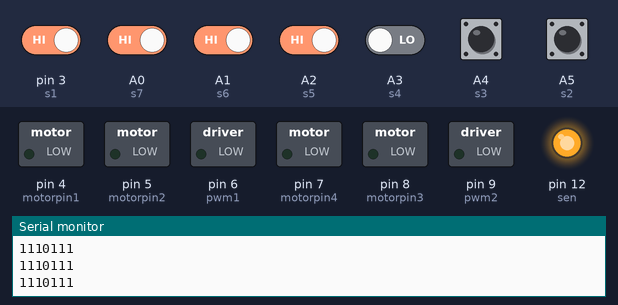
The sketch below on a simulated Arduino Uno, built with avr-gcc and run on an emulated ATmega328P. On the bench: switched loads named in the sketch (green lamp = pin HIGH), output pins drawn as LEDs (lit = HIGH), the last lines printed to the serial monitor. Inputs (shaded band) come from the test bench; at power-on: A0 (s7), A1 (s6), A2 (s5), A4 (s3), A5 (s2), pin 3 (s1) HIGH, A3 (s4) LOW.

Above: at 1.2 s.
1.3 s: A3 (s4) driven HIGH
At 1.8 s:
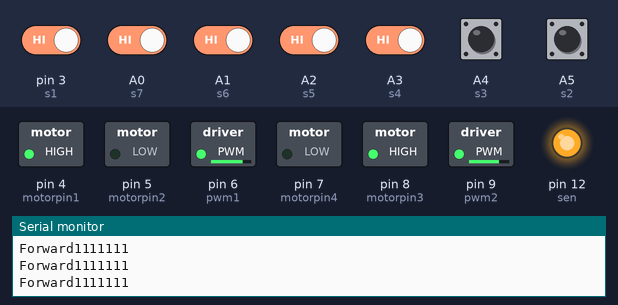
8.8 s: pin 3 (s1) driven LOW and A0 (s7) driven LOW and A1 (s6) driven LOW and A2 (s5) driven LOW and A3 (s4) driven LOW
At 9.1 s:
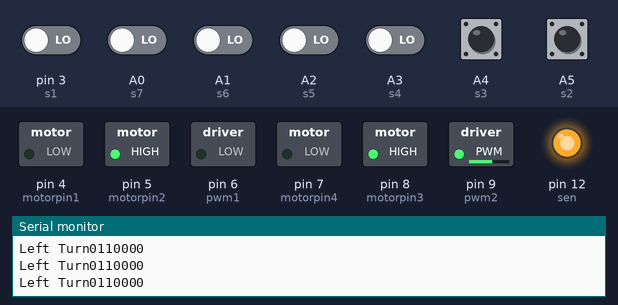
Timing chart, 0 to 11.8 s (numbered marks = the images above; inputs shaded):
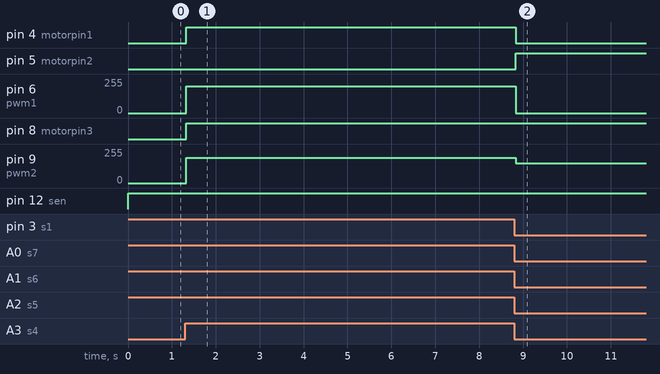

Measured:
- after the input at 1.3 s, pin 4 (motorpin1), pin 8 (motorpin3): LOW → HIGH at once; pin 6 (pwm1): 0/255 → 200/255 at once; pin 9 (pwm2): 0/255 → 190/255 at once
- after the input at 8.8 s, pin 4 (motorpin1): HIGH → LOW at once; pin 5 (motorpin2): LOW → HIGH at once; pin 6 (pwm1): 200/255 → 0/255 at once; pin 9 (pwm2): 190/255 → 147/255 at once

The sketch:

IR7_Hard_Code_bLaCk.ino
```cpp
int motorpin1 = 4;       //green
int motorpin2 = 5;      //blue                                      // LEFT motor pin and pwm
int pwm1 = 6;          // purple

int motorpin3 = 8;      //white
int motorpin4 = 7;      //gray
int pwm2 = 9;          //black                                     // RIGHT motor pin and pwm

int s7 = A0;
int s6 = A1;
int s5 = A2;
int s4 = A3;
int s3 = A4;
int s2 = A5;
int s1 = 3;
int sen= 12;   //brown


void setup() {

  Serial.begin(9600);

  pinMode(s1, INPUT);
  pinMode(s2, INPUT);
  pinMode(s3, INPUT);
  pinMode(s4, INPUT);
  pinMode(s5, INPUT);
  pinMode(s6, INPUT);
  pinMode(s7, INPUT);
  pinMode(sen, OUTPUT);

  pinMode(motorpin1, OUTPUT);
  pinMode(motorpin2, OUTPUT);
  pinMode(motorpin3, OUTPUT);
  pinMode(motorpin4, OUTPUT);
  pinMode(pwm1, OUTPUT);
  pinMode(pwm2, OUTPUT);
}


void loop() {
  analogWrite(sen, 255);

  int  a1, a2, a3, a4, a5, a6, a7;
  a1=digitalRead(s1);
  a2=digitalRead(s2);
  a3=digitalRead(s3);
  a4=digitalRead(s4);
  a5=digitalRead(s5);
  a6=digitalRead(s6);
  a7=digitalRead(s7);

  Serial.print(a1);
  Serial.print(a2);
  Serial.print(a3);
  Serial.print(a4);
  Serial.print(a5);
  Serial.print(a6);
  Serial.print(a7);
  Serial.println("   ");

//////////////////////////////BLACK LINE

  if((a1==0 && a2==0 && a3==0 && a4==1 && a5==0 && a6==0 && a7==0) ||

     (a1==0 && a2==0 && a3==1 && a4==1 && a5==1 && a6==0 && a7==0) ||
     (a1==1 && a2==1 && a3==1 && a4==1 && a5==1 && a6==1 && a7==1) )

  {
    Serial.print("Forward");
    forward();
  }

  else if((a1==1 && a2==1 && a3==1 && a4==1 && a5==0 && a6==0 && a7==0) ||
     (a1==1 && a2==1 && a3==1 && a4==0 && a5==0 && a6==0 && a7==0) ||
     (a1==0 && a2==0 && a3==1 && a4==1 && a5==0 && a6==0 && a7==0) ||
     ((a1==1||a2==1||a3==1)&&(a4==0 && a5==0 && a6==0 && a7==0)) ||

     (a1==0 && a2==1 && a3==0 && a4==1 && a5==0 && a6==0 && a7==0) ||     // LEFT ANGULAR TURNS
     (a1==1 && a2==1 && a3==0 && a4==1 && a5==0 && a6==0 && a7==0) ||
     (a1==1 && a2==0 && a3==0 && a4==1 && a5==0 && a6==0 && a7==0) )

    {
    Serial.print("Left Turn");
    leftTurn();
  }

  else if((a1==0 && a2==0 && a3==0 && a4==1 && a5==1 && a6==1 && a7==1) ||
     (a1==0 && a2==0 && a3==0 && a4==0 && a5==1 && a6==1 && a7==1) ||
     (a1==0 && a2==0 && a3==0 && a4==1 && a5==1 && a6==0 && a7==0) ||
     ((a1==0 && a2==0 && a3==0 && a4==0)&&(a5==1 || a6==1 || a7==1))||

     (a1==0 && a2==0 && a3==0 && a4==1 && a5==0 && a6==1 && a7==0) ||     // RIGHT ANGULAR TURNS
     (a1==0 && a2==0 && a3==0 && a4==1 && a5==0 && a6==1 && a7==1) ||
     (a1==0 && a2==0 && a3==0 && a4==1 && a5==0 && a6==0 && a7==1) )

  {
    Serial.print("Right Turn");
    rightTurn();
   }

}
  //////////////////////////////////Adjust Directions

void forward() {
  digitalWrite(motorpin1, HIGH);
  digitalWrite(motorpin2, LOW);
  analogWrite(pwm1, 200);

  digitalWrite(motorpin3, HIGH);
  digitalWrite(motorpin4, LOW);
  analogWrite(pwm2, 190);
}

//  void reverse() {
//  digitalWrite(motorpin1, LOW);
//  digitalWrite(motorpin2, HIGH);
//  analogWrite(pwm1, 95);
//
//  digitalWrite(motorpin3, LOW);
//  digitalWrite(motorpin4, HIGH);
//  analogWrite(pwm2, 95);
//  }

void leftTurn() {
  digitalWrite(motorpin1, LOW);
  digitalWrite(motorpin2, HIGH);
  analogWrite(pwm1, 0);

  digitalWrite(motorpin3, HIGH);
  digitalWrite(motorpin4, LOW);
  analogWrite(pwm2, 147);
}

void hardLeft() {
  digitalWrite(motorpin1, LOW);
  digitalWrite(motorpin2, HIGH);
  analogWrite(pwm1, 0);

  digitalWrite(motorpin3, HIGH);
  digitalWrite(motorpin4, LOW);
  analogWrite(pwm2, 255);
}

void rightTurn() {
  digitalWrite(motorpin1, HIGH);
  digitalWrite(motorpin2, LOW);
  analogWrite(pwm1, 147);

  digitalWrite(motorpin3, LOW);
  digitalWrite(motorpin4, HIGH);
  analogWrite(pwm2, 0);
}

void hardRight() {
  digitalWrite(motorpin1, HIGH);
  digitalWrite(motorpin2, LOW);
  analogWrite(pwm1, 255);

  digitalWrite(motorpin3, LOW);
  digitalWrite(motorpin4, HIGH);
  analogWrite(pwm2, 0);
}
```
